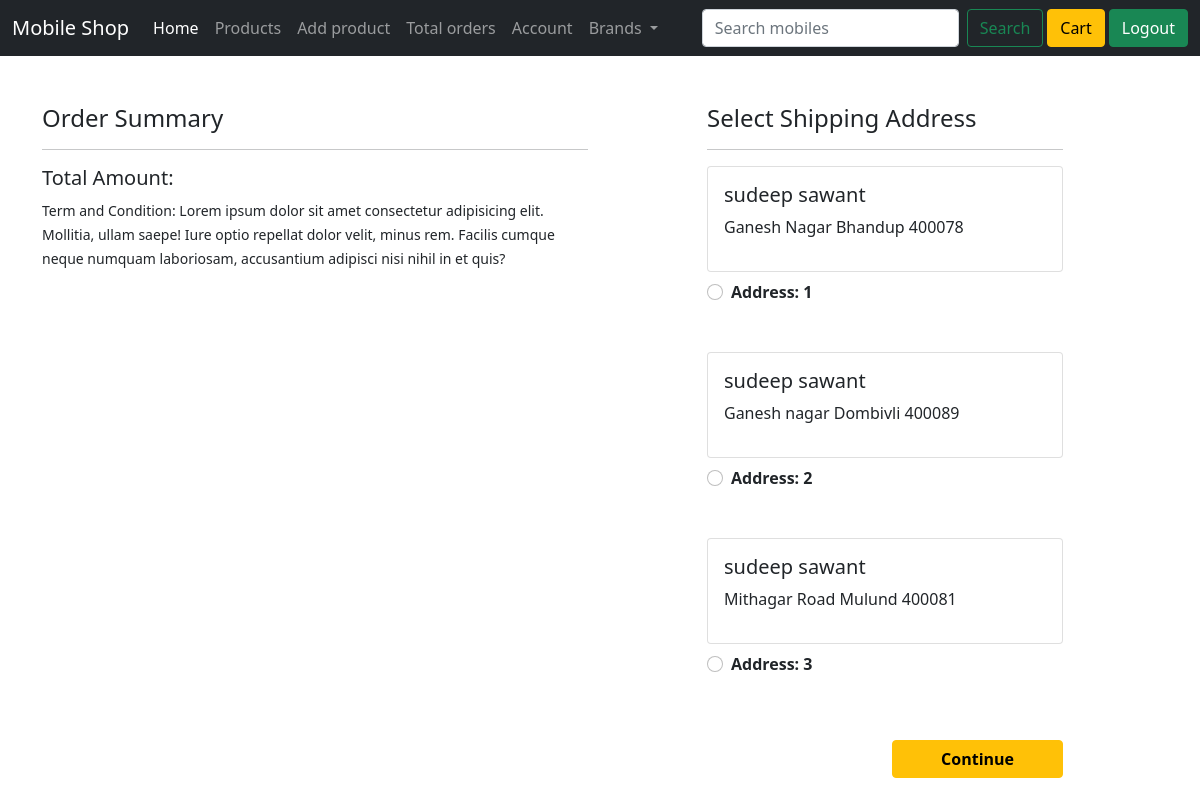
The app's page /checkout/1/ (signed in) with its own data.
### customer/models.py (models this page shows, shortened)
class Address(models.Model):
    id = models.AutoField(primary_key=True)
    user = models.ForeignKey(User, on_delete=models.CASCADE)
    flat_no = models.CharField(max_length=50, blank=True, null=True)
    building = models.CharField(max_length=100, blank=True, null=True)
    area = models.CharField(max_length=100, blank=True, null=True)
    city = models.CharField(max_length=100, blank=True, null=True)
    pin = models.IntegerField(blank=True,null=True)

### home/models.py (models this page shows, shortened)
class User(AbstractBaseUser, PermissionsMixin):
    id = models.AutoField(primary_key=True)
    email = models.EmailField(_('email address'), unique=True, max_length=150)
    user_name = models.CharField(max_length=15, unique=True)
    first_name = models.CharField(max_length=150, null=False, blank=False)
    last_name = models.CharField(max_length=150, null=True, blank=True)
    joinedOn = models.DateTimeField(default=timezone.now)
    contact = models.CharField(max_length=10, unique=True)
    is_staff = models.BooleanField(default=False)
    is_active = models.BooleanField(default=True)
    objects = CustomAccountManager()
    USERNAME_FIELD = 'email'
    REQUIRED_FIELDS = ['user_name', 'first_name']

### customer/views.py (the view)
# urls.py: path('checkout/<int:id>/', views.checkout, name='checkout'),
def checkout(request, **kwargs):
    user = request.user
    cart_items = Cart.objects.filter(user=user)
    addresses = Address.objects.filter(user=user)
    cart_product = [p for p in Cart.objects.all() if p.user == user]
    context = {
        'id': kwargs['id'],
        'addresses': addresses,
    }
    payments = (
        ('COD'),
        ('UPI'),
        ('Net Banking'),
        ('Credit/Debit Card'),
    )
    if cart_product:
        context.update(price_detail(user))
    return render(request, 'customer/checkout.html', context)

### customer/templates/customer/checkout.html (shortened to what this page needs)
{% extends 'home/layout.html' %}
{% load static %}
{% block content %}
<div class="container">
  <div class="row mt-5">
    <div class="col-sm-6">
      <h4>Order Summary</h4>
      <hr>
      <h5>Total Amount: {{total_amount}}</h5>
      <small>Term and Condition: Lorem ipsum dolor sit amet consectetur adipisicing elit. Mollitia, ullam saepe! Iure
        optio repellat dolor velit, minus rem. Facilis cumque neque numquam laboriosam, accusantium adipisci nisi nihil
        in et quis?</small>
    </div>
    <div class="col-sm-4 offset-sm-1">
      <h4>Select Shipping Address</h4>
      <hr>
      <form action="{% url 'payment' id %}">
        {% for addr in addresses %}
        <div class="card">
          <div class="card-body">
            <h5>{{addr.user.first_name}} {{addr.user.last_name}}</h5>
            <p>{{addr.area}} {{addr.city}} {{addr.pin}}</p>
          </div>
        </div>
        <div class="form-check mt-2 mb-5">
          <input class="form-check-input" type="radio" value="{{addr.id}}" name="custid"
            id="custadd{{forloop.counter}}">
          <label class="form-check-label fw-bold" for="custadd{{forloop.counter}}"> Address: {{forloop.counter}} </label>
        </div>
        {% endfor %}
        <div class="text-end">
          <button type="submit" class="btn btn-warning mt-3 px-5 fw-bold">Continue</button>
        </div>
    </div>
  </div>
</div>
{% endblock content %}

### records on screen
Address: user.first_name "sudeep", user.last_name "sawant", area "Ganesh Nagar", city "Bhandup", pin "400078"
Address: user.first_name "sudeep", user.last_name "sawant", area "Ganesh nagar", city "Dombivli", pin "400089"
Address: user.first_name "sudeep", user.last_name "sawant", area "Mithagar Road", city "Mulund", pin "400081"
